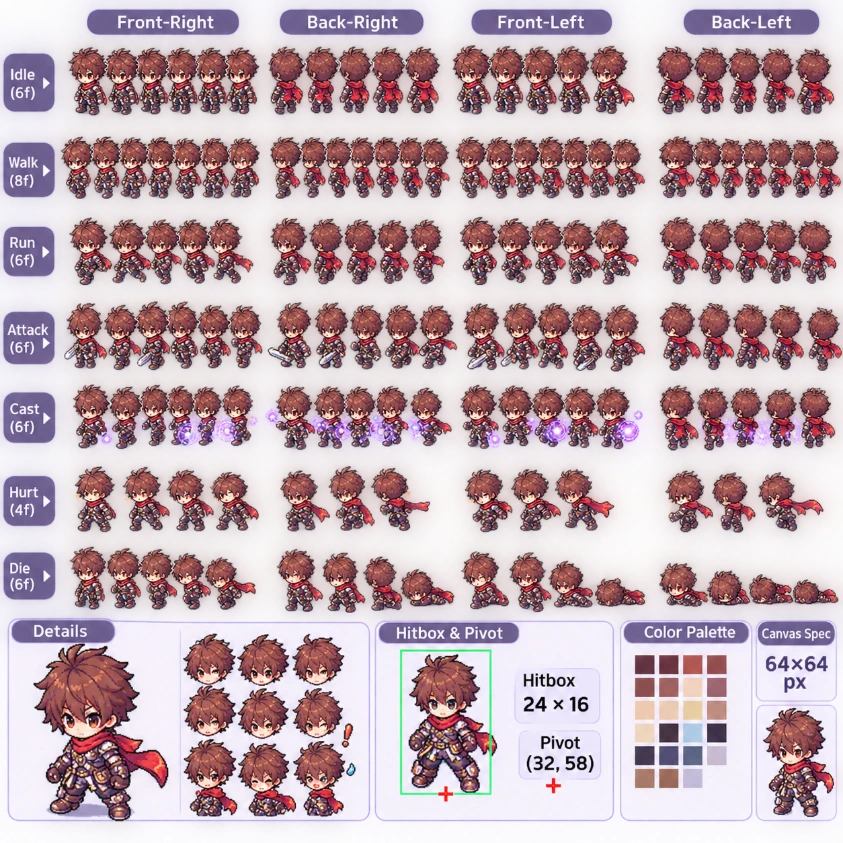
#> input picture art/raw/adventurer_4dir.webp, 843 x 843 px
$ python slice_anim.py ../art/raw/adventurer_4dir.webp ../art/raw/adventurer_anim.webp ../art/raw/adventurer_anim.webp 5
#> lines starting #> are read from the running program, lines starting #| are printed output that depends on the picture; after the words box and inside, x2 and y2 are one past the last pixel; in counts of white or black regions, pixels touching at a corner belong together
"""Cut an animation sheet (rows of frames on transparency) into a uniform-cell sprite sheet.
Frames in each row band are found as blobs, the baked-in lavender ground shadow is removed, and every frame is
aligned on its feet (bottom-centre of the lowest 25% of opaque pixels) so the character doesn't jitter.
Usage: python3 -I tools/slice_anim.py SHEET OUT_PREFIX 'name:y0:y1:i.j.k:fps,...' [min_x]
(i.j.k = which blobs of the row, left to right; min_x skips the portrait/labels on the left)
Writes OUT_PREFIX_sheet.png (one row per animation), OUT_PREFIX.png (first idle frame) and prints the JSON for classes.json."""
import sys, json
from collections import deque
import numpy as np
from PIL import Image

src, outp, spec = sys.argv[1], sys.argv[2], sys.argv[3]
a = np.array(Image.open(src).convert('RGBA')); H, W = a.shape[:2]
#> further down, a is the input picture: shape (843, 843, 4); mean R, G, B, A 182.8, 157.3, 166.1, 196
#> after `H, W = a.shape[:2]`: H = 843; W = 843
r, g, b = (a[:, :, i].astype(int) for i in range(3))
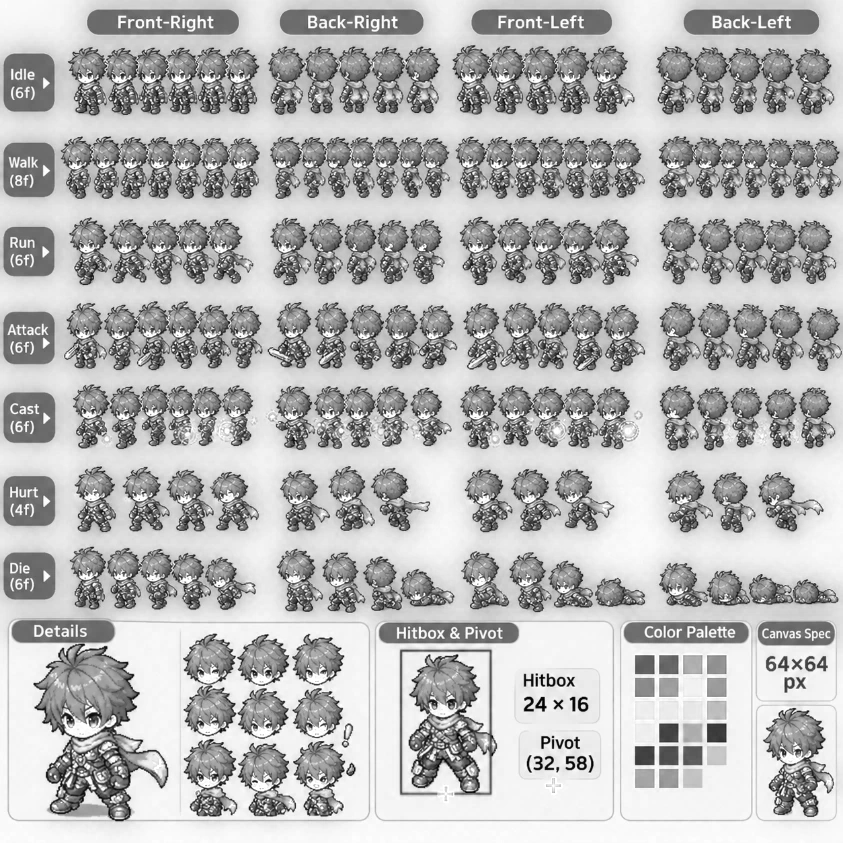
#> r: shape (843, 843) int64; min 0, max 255, mean 182.8
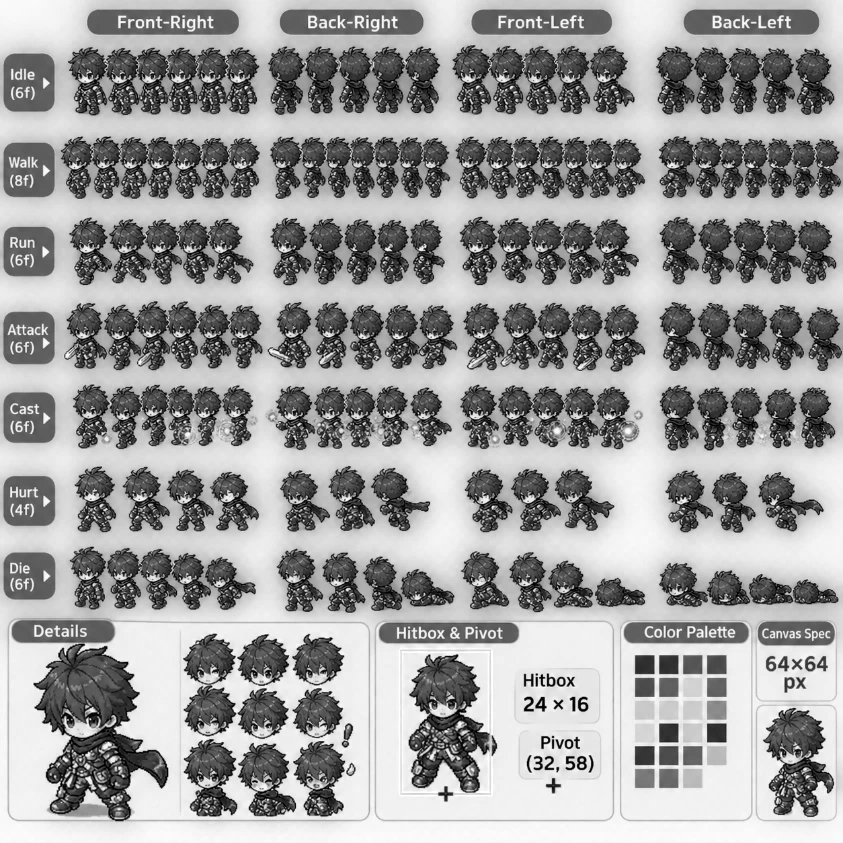
#> g: shape (843, 843) int64; min 0, max 255, mean 157.3
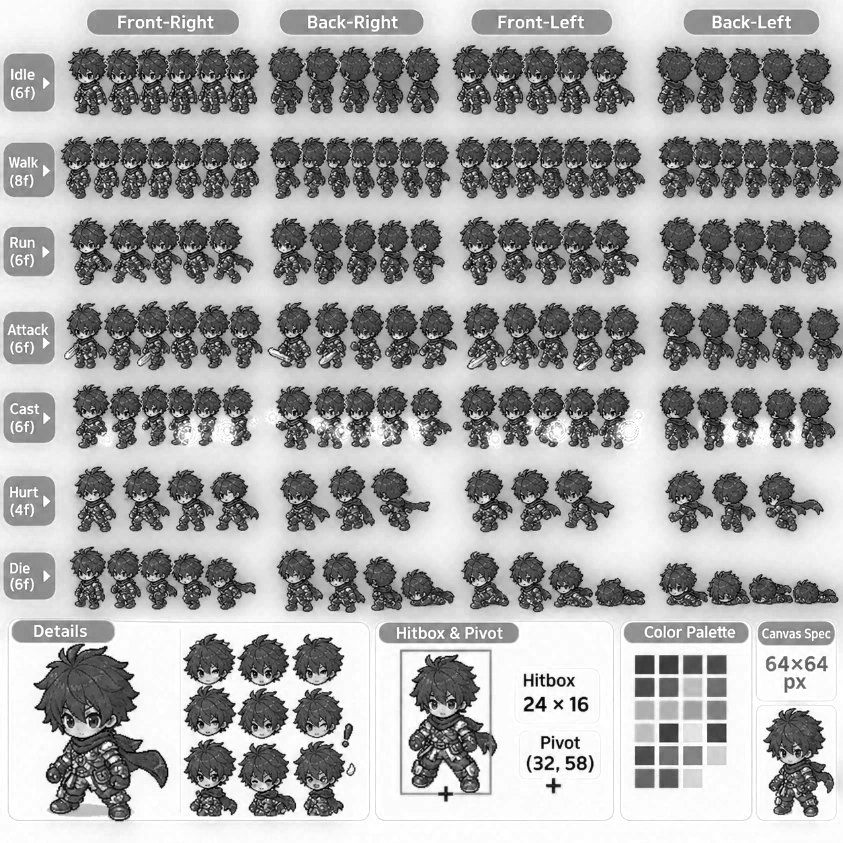
#> b: shape (843, 843) int64; min 0, max 255, mean 166.1
lav = (b - g > 16) & (r > 115) & (b > 145) & (b > r)            # baked ground shadow (light lavender)
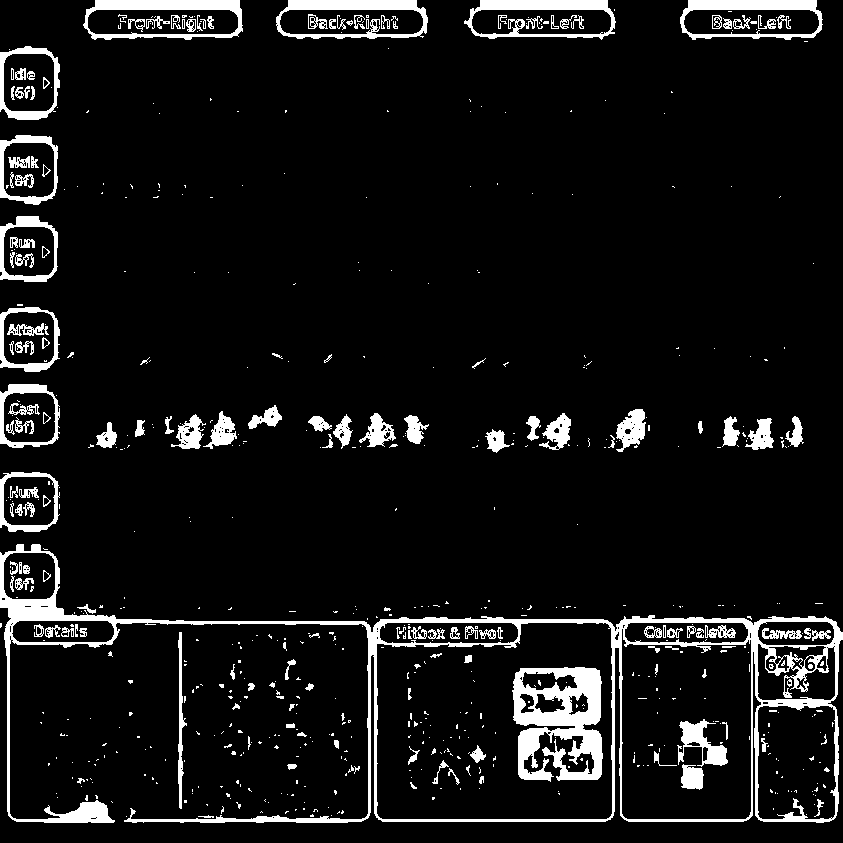
#> lav: shape (843, 843) bool; 8% white; 679 white regions (514 under 20 px), largest, box (x1, y1, x2, y2) and area: (0, 544, 843, 823) 17047, (512, 667, 603, 782) 6331, (83, 0, 243, 40) 2296
if '--nolav' in sys.argv: lav[:] = False; sys.argv.remove('--nolav')   # sheets without a baked shadow (purple characters!)
MINX = int(sys.argv[4]) if len(sys.argv) > 4 else 0
rows = []
for part in spec.split(','):
#> (the run stopped early here; a loop or call above may not have finished)
